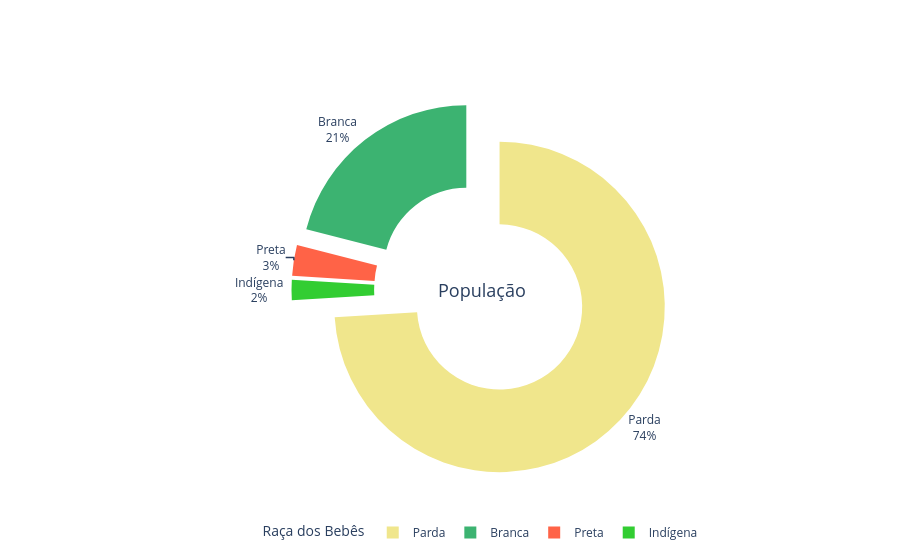

This figure's notebook cell:
### Markdown cell above
## Codições sociorraciais dos bebês

### Code cell
racas = ['Parda','Branca','Preta','Indígena']
percentual = [74, 21, 3, 2]
cores_marcadores = ["khaki", "MediumSeaGreen", "tomato", "limegreen"]

Grafico_de_Pizza(racas, percentual, cores_marcadores, "Raça dos Bebês", "População")

### Figure 1 — Plotly figure (JSON) as saved in the notebook; plotly's stock layout.template omitted (floating-point values rounded to 4 significant figures)
{"data": [{"hole": 0.5, "labels": ["Parda", "Branca", "Preta", "Indígena"], "marker": {"colors": ["khaki", "MediumSeaGreen", "tomato", "limegreen"]}, "pull": [0.15, 0.15, 0.15, 0.15], "textinfo": "percent+label", "textposition": "outside", "type": "pie", "values": [74, 21, 3, 2]}], "layout": {"annotations": [{"font": {"size": 18}, "showarrow": false, "text": "População", "x": 0.5, "y": 0.5}], "legend": {"orientation": "h", "title": {"text": "Raça dos Bebês"}, "x": 0.5, "xanchor": "auto"}}}
